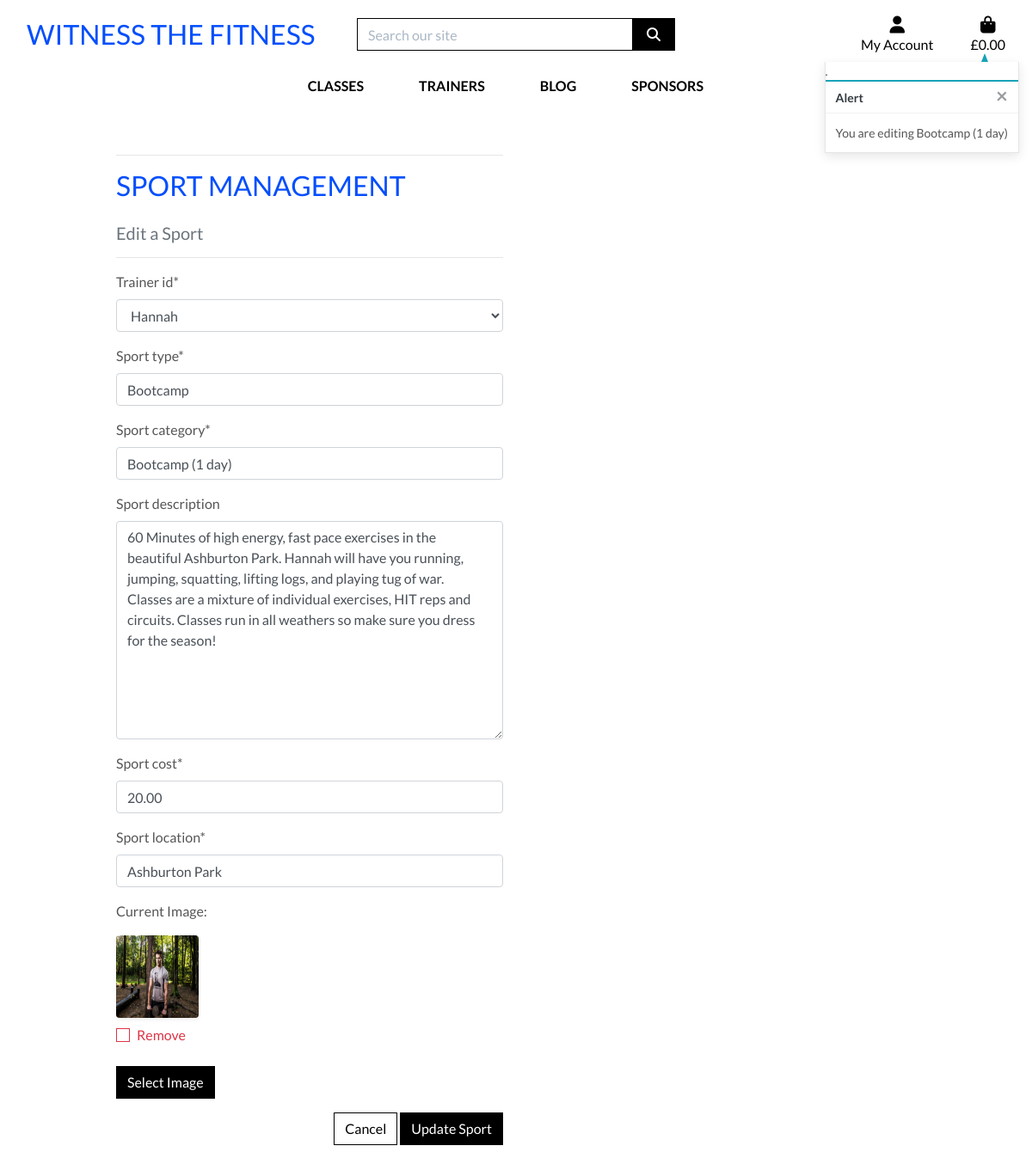
The page /classes/edit/1 (signed in) on the database its author committed.
### sports/models.py (models this page shows, shortened)
class Sports(models.Model):
    trainer_id = models.ForeignKey(Trainers, on_delete=models.CASCADE)
    sport_type = models.CharField(max_length=100, null=False, blank=False)
    sport_category = models.CharField(max_length=100, null=False, blank=False)
    sport_description = models.TextField(blank=True)
    sport_cost = models.DecimalField(max_digits=6, decimal_places=2, null=False, blank=False)
    sport_location = models.CharField(max_length=100, null=False, blank=False)
    sport_image = models.ImageField(null=True, blank=True)
    class Meta:
        verbose_name_plural = 'Sports'

### sports/views.py (the view)
# urls.py: path('edit/<int:sport_id>', views.edit_sport, name='edit_sport'),
@login_required
def edit_sport(request, sport_id):
    if not request.user.is_superuser:
        messages.error(request, 'Sorry, you do not have permission to view this page!')
        return redirect(reverse('home'))
    sport = get_object_or_404(Sports, pk=sport_id)
    if request.method == 'POST':
        form = SportForm(request.POST, request.FILES, instance=sport)
        if form.is_valid():
            form.save()
            messages.success(request, 'Successfully updated sport')
            return redirect(reverse('sport_detail', args=[sport.id]))
        else:
            messages.error(request, 'Failed to update sport. Please ensure the form is valid')
    else:
        form = SportForm(instance=sport)
        messages.info(request, f'You are editing {sport.sport_category}')
    template = 'sports/edit_sport.html'
    context = {
        'form': form,
        'sport': sport,
    }
    return render(request, template, context)

### sports/forms.py
class SportForm(forms.ModelForm):
    class Meta:
        model = Sports
        fields = '__all__'
    sport_image = forms.ImageField(label='Image', required=False, widget=CustomClearableFileInput)
    def __init__(self, *args, **kwargs):
        super().__init__(*args, **kwargs)

### bag/contexts.py (called while the page is built, shortened)
def bag_contents(request):
    bag_items = []
    total = 0
    product_count = 0
    bag = request.session.get('bag', {})
    context = {
        'bag_items': bag_items,
        'total': total,
        'product_count': product_count,
    }
    return context

### trainers/models.py (called while the page is built)
    def __str__(self):
        return self.trainer_name

### sports/templates/sports/edit_sport.html (shortened to what this page needs)
{% extends "base.html" %}
{% load static %}
{% block page_header %}
    <div class="container header-container">
    </div>
{% endblock %}
{% block content %}
    <div class="overlay"></div>
    <div class="container">
        <div class="row">
            <div class="col-12 col-md-6">
                <hr>
                <h2 class="logo-font mb-4">Sport Management</h2>
                <h5 class="text-muted">Edit a Sport</h5>
                <hr>
            </div>
        </div>
        <div class="row">
            <div class="col-12 col-md-6">
                <form method="POST" action="{% url 'edit_sport' sport.id %}" class="form mb-2" enctype="multipart/form-data">
                    {% for field in form %}
                        {% if field.name != 'sport_image' %}
                            {{ field | as_crispy_field }}
                        {% else %}
                            {{ field }}
                        {% endif %}
                    {% endfor %}
                    <div class="text-right">
                        <a href="{% url 'sports' %}" class="btn btn-outline-black rounded-0">Cancel</a>
                        <button class="btn btn-black rounded-0" type="submit">Update Sport</button>
                    </div>
                </form>
            </div>
        </div>
    </div>
{% endblock %}

### static/css/base.css (style rules this page uses)
html { height: 100%; }
body { background: url('/media/homepage_background.jpg') no-repeat center center fixed; background-size: cover; height: calc(100vh - 164px); color: #555; font-family: 'Lato'; }
.logo-font { text-transform: uppercase; color: #034efc; }
.btn-black { background: black; color: white; }
.btn-outline-black { background: white; color: black !important; border: 1px solid black; }
.overlay { height: 100%; width: 100%; top: 0; left: 0; position: fixed; background: white; z-index: -1; }
@media (min-width: 1200px) { .container { max-width: 80%; } }
@media (min-width: 992px) { .header-container { padding-top: 164px; } }

### rows shown on the page
Sports: trainer_id "Hannah" "Bootcamp" "Bootcamp (1 day)" "60 Minutes of high energy, fast pace exercises in the beautiful Ashburton Park. Hannah will have you running, jumping, squatting, lifting logs, and playing tug of war. Classes are a mixture of individual exercises, HIT reps and circuits. Classes run in all weathers so make sure you dress for the season!" "20.00" "Ashburton Park"

### other values the page prints
{{ message }} "You are editing Bootcamp (1 day)"
{{ widget.initial_text }} "Current Image"
{{ widget.clear_checkbox_label }} "Remove"
